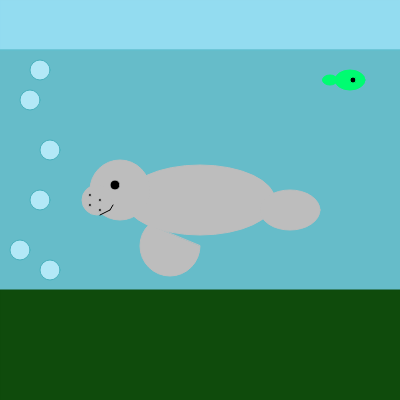
Frame 1 (no input)
Frame 60 (no input): identical to frame 1, image omitted
Frame 120 (the mouse pressed at the canvas centre since frame 60): identical to frame 1, image omitted

The p5.js sketch that drew this single still picture (run headless with seeded random() and noise() and a simulated clock; from frame 60 on, the mouse is pressed at the canvas centre):

// p5.js sketch
// ── sketch.js
function setup() {
  createCanvas(400, 400);
}

function draw() {
  background('rgb(102,188,201)')
  fill('rgb(147,220,240)')
  stroke(147,220,240)
  rect(0,0,400,50)
  stroke('#49B1BE')
  line(0, 50, 700, 50)
  fill('rgb(179,232,247)')
  ellipse(40,70,20,20)
  ellipse(30,100,20,20)
  ellipse(50,150,20,20)
  ellipse(40,200,20,20)
  ellipse(20,250,20,20)
  ellipse(50,270,20,20)
  ellipse(40,310,20,20)
  fill('rgb(15,75,12)')
  stroke(15,75,12)
  rect(0,290,700,200)
  fill('rgb(189,189,189)')
  stroke(189,189,189)
  ellipse(200,200,150,70)
  ellipse(120,190,60,60)
  ellipse(97,200,30,30)
  ellipse(290,210,60,40)
  arc(170, 246, 60, 60, 0, PI+QUARTER_PI,CHORD);
  fill("rgb(0,0,0)")
  ellipse(115,185,10,10)
  ellipse(100,200,3,3)
  ellipse(90,205,3,3)
  ellipse(90,195,3,3)
ellipse(100,210,3,3)
  
  stroke('rgb(0,0,0)')
  line(100,215,110,210)
line(113,205,110,210)
  fill('rgb(0,252,113)')
  stroke(0,252,113)
  ellipse(350,80,30,20,)
  ellipse(330,80,15,10,)
  
  fill(0,0,0)
  ellipse(353,80,6,6)
  
 
  

}
